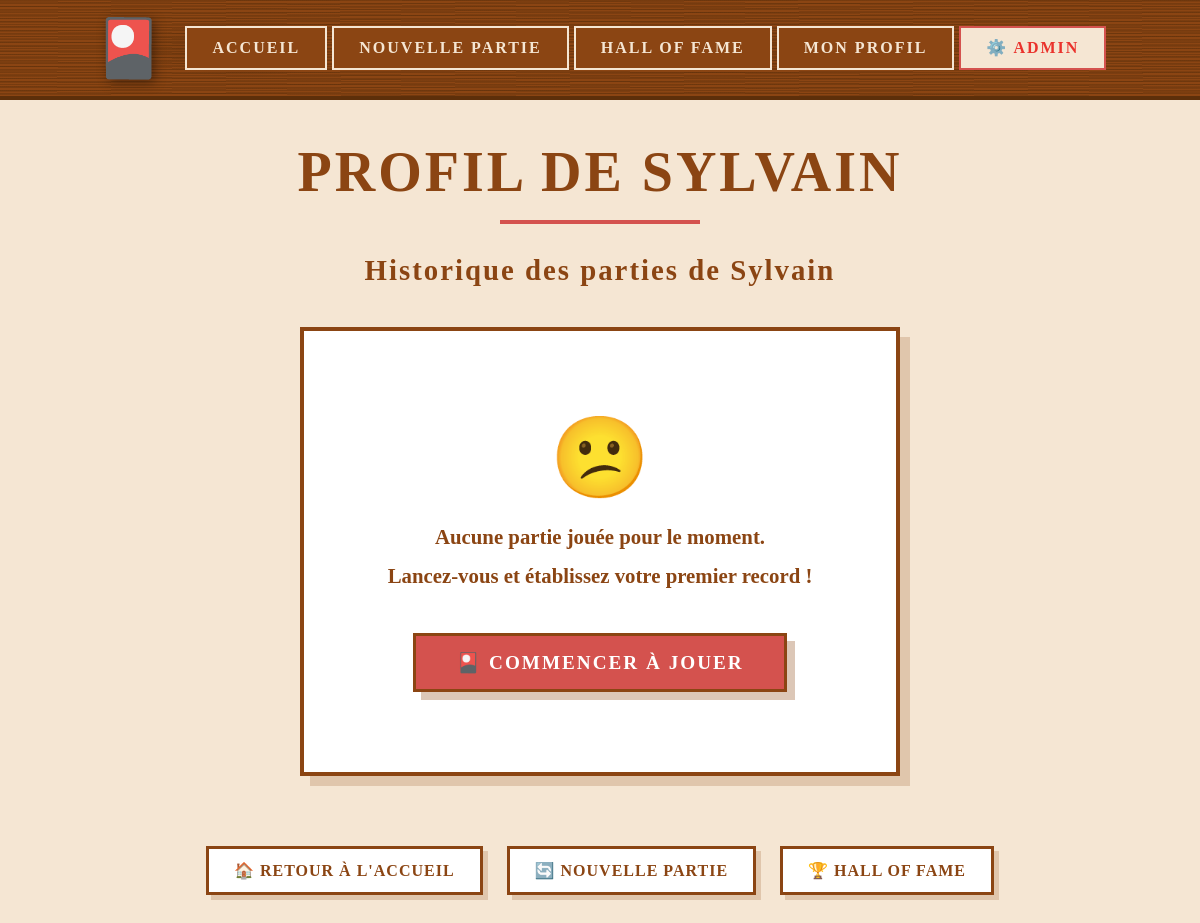
Page /profile?player=Sylvain on the earlier database version.
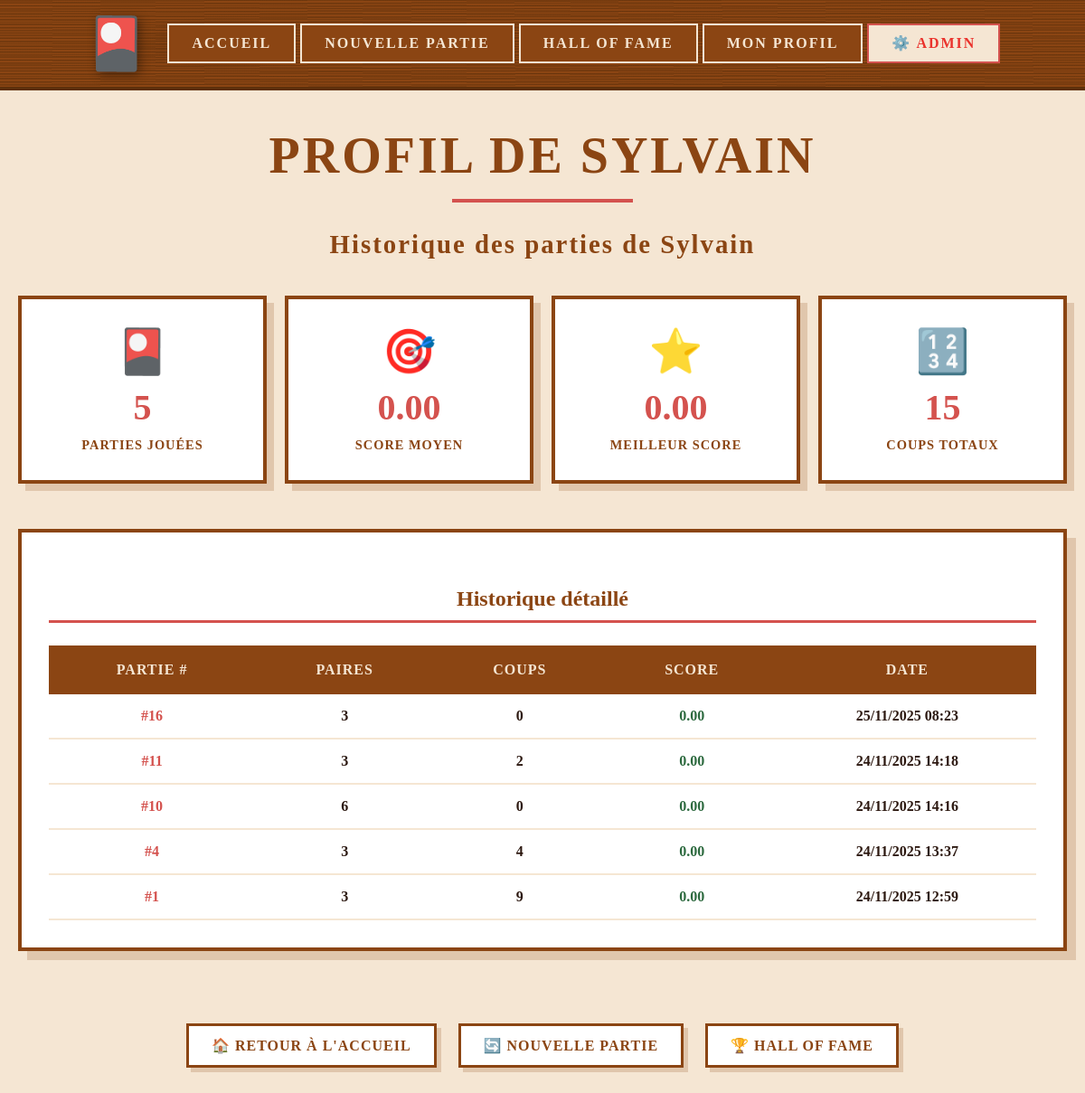
Same page on the later database version.
### tables this page shows
CREATE TABLE `games` (
  `id` INT NOT NULL AUTO_INCREMENT,
  `player_name` VARCHAR(50) NOT NULL,
  `pairs` INT UNSIGNED NOT NULL,
  `moves` INT UNSIGNED NOT NULL,
  `score` DECIMAL(5,2) DEFAULT NULL,  
  `created_at` TIMESTAMP NULL DEFAULT CURRENT_TIMESTAMP,
  PRIMARY KEY (`id`),
  KEY `idx_player_name` (`player_name`),
  KEY `idx_created_at` (`created_at`)
);

### core/BaseController.php (called while the page is built, shortened)
<?php
class BaseController
{
    protected function render(string $view, array $params = []): void
    {
        extract($params, EXTR_SKIP);
        require __DIR__ . '/../app/Views/' . $view . '.php';
        require __DIR__ . '/../app/Views/layouts/base.php';
    }
}

### app/Controllers/ProfileController.php (called while the page is built, shortened)
<?php
class ProfileController extends BaseController
{
    public function show()
    {
        $playerName = $_GET['player'] ?? $_SESSION['playerName'] ?? 'Joueur';
        $playerName = trim($playerName);
        $gameModel = new GameModel();
        $games = $gameModel->getPlayerGames($playerName);
        $this->render('home/profil/index', [
            'title' => 'Profil de ' . htmlspecialchars($playerName, ENT_QUOTES, 'UTF-8'),
            'playerName' => htmlspecialchars($playerName, ENT_QUOTES, 'UTF-8'),
            'games' => $games
        ]);
    }
}

### core/Router.php (called while the page is built, shortened)
<?php
class Router
{
    private $routes = [
        '/' => ['controller' => 'HomeController', 'action' => 'index'],
        '/game' => ['controller' => 'GameController', 'action' => 'start'],
        '/game/reset' => ['controller' => 'GameController', 'action' => 'reset'],
        '/game/play' => ['controller' => 'GameController', 'action' => 'play'],
        '/game/update-moves' => ['controller' => 'GameController', 'action' => 'updateMoves'],
        '/leaderboard' => ['controller' => 'LeaderboardController', 'action' => 'index'],
        '/profile' => ['controller' => 'ProfileController', 'action' => 'show'],
        '/admin' => ['controller' => 'AdminController', 'action' => 'index'],
        '/admin/reset-leaderboard' => ['controller' => 'AdminController', 'action' => 'resetLeaderboard'],
        '/admin/cleanup-games' => ['controller' => 'AdminController', 'action' => 'cleanupGames'],
    ];
    public function dispatch(string $uri, string $method = 'GET')
    {
        $uri = strtok($uri, '?');
        $route = $this->routes[$uri];
        $action = $route['action'];
        $controller = new $controllerName();
        $controller->$action();
    }
}

### public/index.php (called while the page is built, shortened)
<?php
$router = new Router();
$uri = $_SERVER['REQUEST_URI'];
$method = $_SERVER['REQUEST_METHOD'];
$uri = parse_url($uri, PHP_URL_PATH);
$router->dispatch($uri, $method);

### core/Database.php (called while the page is built, shortened)
<?php
class Database
{
    private static $pdo = null;
    public static function getPdo(): PDO
    {
        if (self::$pdo === null) {
            try {
                $host = $_ENV['DB_HOST'] ?? '127.0.0.1';
                $port = $_ENV['DB_PORT'] ?? '3306';
                $dbname = $_ENV['DB_NAME'] ?? 'memory_game';
                $user = $_ENV['DB_USER'] ?? 'root';
                $password = $_ENV['DB_PASSWORD'] ?? '';
                self::$pdo = new PDO(
                    "mysql:host=$host;port=$port;dbname=$dbname;charset=utf8mb4",
                    $user,
                    $password,
                    [
                        PDO::ATTR_ERRMODE => PDO::ERRMODE_EXCEPTION,
                        PDO::ATTR_DEFAULT_FETCH_MODE => PDO::FETCH_ASSOC,
                        PDO::ATTR_EMULATE_PREPARES => false
                    ]
                );
            } catch (PDOException $e) {
                error_log("Erreur de connexion BDD : " . $e->getMessage());
                die("Erreur de connexion à la base de données");
            }
        }
        return self::$pdo;
    }
    private static function loadEnv(): void
    {
        $envFile = __DIR__ . '/../.env';
        if (!file_exists($envFile)) {
            return;
        }
    }
}

### app/Models/GameModel.php (called while the page is built, shortened)
<?php
class GameModel
{
    public function getPlayerGames(string $playerName): array
    {
        $stmt = Database::getPdo()->prepare(
            'SELECT id, pairs, moves, score, created_at
             FROM games
             WHERE player_name = :player_name
             ORDER BY created_at DESC'
        );
        $stmt->execute(['player_name' => $playerName]);
        return $stmt->fetchAll(\PDO::FETCH_ASSOC);
    }
}

### app/Views/home/profil/index.php (the view, shortened to what the changed rows need)
<h1><?= htmlspecialchars($title ?? 'Profil', ENT_QUOTES, 'UTF-8') ?></h1>
<h2>Historique des parties de <?= htmlspecialchars($playerName ?? 'Joueur', ENT_QUOTES, 'UTF-8') ?></h2>
<?php if (!empty($games)): ?>
    <div class="profile-stats">
        <div class="stat-card">
            <div class="stat-icon">
                <span style="display: none;">🎴</span>
            </div>
            <div class="stat-value"><?= count($games) ?></div>
            <div class="stat-label">Parties jouées</div>
        </div>
        <?php
        $totalMoves = array_sum(array_column($games, 'moves'));
        $avgScore = count($games) > 0 ? array_sum(array_column($games, 'score')) / count($games) : 0;
        $bestScore = count($games) > 0 ? min(array_column($games, 'score')) : 0;
        ?>
        <div class="stat-card">
            <div class="stat-icon">🎯</div>
            <div class="stat-value"><?= number_format($avgScore, 2) ?></div>
            <div class="stat-label">Score moyen</div>
        </div>
        <div class="stat-card">
            <div class="stat-icon">⭐</div>
            <div class="stat-value"><?= number_format($bestScore, 2) ?></div>
            <div class="stat-label">Meilleur score</div>
        </div>
        <div class="stat-card">
            <div class="stat-icon">🔢</div>
            <div class="stat-value"><?= $totalMoves ?></div>
            <div class="stat-label">Coups totaux</div>
        </div>
    </div>
    <div class="games-history">
        <h3>Historique détaillé</h3>
        <table class="profile-table">
            <thead>
                <tr>
                    <th>Partie #</th>
                    <th>Paires</th>
                    <th>Coups</th>
                    <th>Score</th>
                    <th>Date</th>
                </tr>
            </thead>
            <tbody>
                <?php foreach ($games as $game): ?>
                    <tr>
                        <td class="game-id">#<?= $game['id'] ?></td>
                        <td><?= $game['pairs'] ?></td>
                        <td><?= $game['moves'] ?></td>
                        <td class="score <?= $game['score'] < 2 ? 'excellent' : ($game['score'] < 3 ? 'good' : 'normal') ?>">
                            <?= number_format($game['score'], 2) ?>
                        </td>
                        <td class="date"><?= date('d/m/Y H:i', strtotime($game['created_at'])) ?></td>
                    </tr>
                <?php endforeach; ?>
            </tbody>
        </table>
    </div>
<?php else: ?>
    <div class="no-games">
        <div class="no-games-icon">😕</div>
        <p>Aucune partie jouée pour le moment.</p>
        <p>Lancez-vous et établissez votre premier record !</p>
        <a href="/game" class="btn-start-game">
            <span style="display: none;">🎴</span>
            Commencer à jouer
        </a>
    </div>
<?php endif; ?>

Differences in the rows shown:
added games: id "16", pairs "3", moves "0", score "0.00", created_at "25/11/2025 08:23"
added games: id "11", pairs "3", moves "2", score "0.00", created_at "24/11/2025 14:18"
added games: id "10", pairs "6", moves "0", score "0.00", created_at "24/11/2025 14:16"
added games: id "4", pairs "3", moves "4", score "0.00", created_at "24/11/2025 13:37"
added games: id "1", pairs "3", moves "9", score "0.00", created_at "24/11/2025 12:59"
Other differences:
count($games): (not shown) → "5"
$avgScore: (not shown) → "0.00"
$bestScore: (not shown) → "0.00"
$totalMoves: (not shown) → "15"
text no longer shown: "😕 Aucune partie jouée pour le moment. Lancez-vous et établissez votre premier record ! COMMENCER À JOUER"
text now shown: "PARTIES JOUÉES 🎯 SCORE MOYEN ⭐ MEILLEUR SCORE 🔢 COUPS TOTAUX Historique détaillé PARTIE # PAIRES COUPS SCORE DATE"
